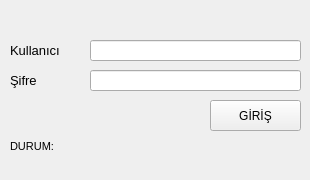
<?xml version="1.0" encoding="UTF-8"?>
<ui version="4.0">
 <class>ParkYerim</class>
 <widget class="QMainWindow" name="ParkYerim">
  <property name="geometry">
   <rect>
    <x>0</x>
    <y>0</y>
    <width>310</width>
    <height>180</height>
   </rect>
  </property>
  <property name="sizePolicy">
   <sizepolicy hsizetype="Fixed" vsizetype="Fixed">
    <horstretch>0</horstretch>
    <verstretch>0</verstretch>
   </sizepolicy>
  </property>
  <property name="minimumSize">
   <size>
    <width>310</width>
    <height>180</height>
   </size>
  </property>
  <property name="maximumSize">
   <size>
    <width>310</width>
    <height>180</height>
   </size>
  </property>
  <property name="windowTitle">
   <string>ParkYerim</string>
  </property>
  <widget class="QWidget" name="centralwidget">
   <widget class="QLabel" name="label">
    <property name="geometry">
     <rect>
      <x>10</x>
      <y>40</y>
      <width>81</width>
      <height>21</height>
     </rect>
    </property>
    <property name="font">
     <font>
      <pointsize>10</pointsize>
     </font>
    </property>
    <property name="text">
     <string>Kullanıcı</string>
    </property>
   </widget>
   <widget class="QLabel" name="label_2">
    <property name="geometry">
     <rect>
      <x>10</x>
      <y>70</y>
      <width>81</width>
      <height>21</height>
     </rect>
    </property>
    <property name="font">
     <font>
      <pointsize>10</pointsize>
     </font>
    </property>
    <property name="text">
     <string>Şifre</string>
    </property>
   </widget>
   <widget class="QLabel" name="label_3">
    <property name="geometry">
     <rect>
      <x>10</x>
      <y>140</y>
      <width>51</width>
      <height>16</height>
     </rect>
    </property>
    <property name="font">
     <font>
      <pointsize>8</pointsize>
     </font>
    </property>
    <property name="text">
     <string>DURUM:</string>
    </property>
    <property name="alignment">
     <set>Qt::AlignLeading|Qt::AlignLeft|Qt::AlignTop</set>
    </property>
   </widget>
   <widget class="QLabel" name="label_status">
    <property name="geometry">
     <rect>
      <x>70</x>
      <y>140</y>
      <width>231</width>
      <height>31</height>
     </rect>
    </property>
    <property name="font">
     <font>
      <pointsize>8</pointsize>
     </font>
    </property>
    <property name="text">
     <string/>
    </property>
    <property name="alignment">
     <set>Qt::AlignLeading|Qt::AlignLeft|Qt::AlignTop</set>
    </property>
    <property name="wordWrap">
     <bool>true</bool>
    </property>
   </widget>
   <widget class="QPushButton" name="pushButton">
    <property name="geometry">
     <rect>
      <x>210</x>
      <y>100</y>
      <width>91</width>
      <height>31</height>
     </rect>
    </property>
    <property name="text">
     <string>GİRİŞ</string>
    </property>
    <property name="autoDefault">
     <bool>true</bool>
    </property>
    <property name="default">
     <bool>false</bool>
    </property>
   </widget>
   <widget class="QLineEdit" name="lineEdit_user">
    <property name="geometry">
     <rect>
      <x>90</x>
      <y>40</y>
      <width>211</width>
      <height>21</height>
     </rect>
    </property>
    <property name="font">
     <font>
      <pointsize>10</pointsize>
     </font>
    </property>
   </widget>
   <widget class="QLineEdit" name="lineEdit_password">
    <property name="geometry">
     <rect>
      <x>90</x>
      <y>70</y>
      <width>211</width>
      <height>21</height>
     </rect>
    </property>
    <property name="maxLength">
     <number>32</number>
    </property>
    <property name="echoMode">
     <enum>QLineEdit::Password</enum>
    </property>
   </widget>
  </widget>
 </widget>
 <tabstops>
  <tabstop>lineEdit_user</tabstop>
  <tabstop>lineEdit_password</tabstop>
  <tabstop>pushButton</tabstop>
 </tabstops>
 <resources/>
 <connections/>
</ui>
